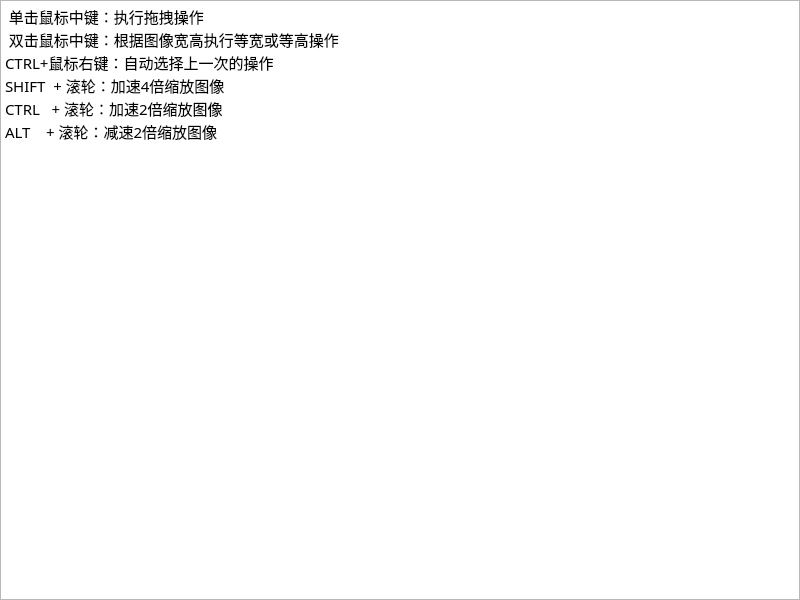
<?xml version="1.0" encoding="UTF-8"?>
<ui version="4.0">
 <class>ImageProcessTipWindow</class>
 <widget class="QMainWindow" name="ImageProcessTipWindow">
  <property name="windowModality">
   <enum>Qt::WindowModal</enum>
  </property>
  <property name="geometry">
   <rect>
    <x>0</x>
    <y>0</y>
    <width>800</width>
    <height>600</height>
   </rect>
  </property>
  <property name="font">
   <font>
    <family>新宋体</family>
    <pointsize>11</pointsize>
   </font>
  </property>
  <property name="windowTitle">
   <string>操作技巧</string>
  </property>
  <widget class="QWidget" name="centralwidget">
   <layout class="QVBoxLayout" name="verticalLayout">
    <property name="spacing">
     <number>0</number>
    </property>
    <property name="leftMargin">
     <number>0</number>
    </property>
    <property name="topMargin">
     <number>0</number>
    </property>
    <property name="rightMargin">
     <number>0</number>
    </property>
    <property name="bottomMargin">
     <number>0</number>
    </property>
    <item>
     <widget class="QPlainTextEdit" name="plainTextEdit">
      <property name="readOnly">
       <bool>true</bool>
      </property>
      <property name="plainText">
       <string> 单击鼠标中键：执行拖拽操作
 双击鼠标中键：根据图像宽高执行等宽或等高操作
CTRL+鼠标右键：自动选择上一次的操作
SHIFT  + 滚轮：加速4倍缩放图像
CTRL   + 滚轮：加速2倍缩放图像
ALT    + 滚轮：减速2倍缩放图像</string>
      </property>
     </widget>
    </item>
   </layout>
  </widget>
 </widget>
 <resources/>
 <connections/>
</ui>
